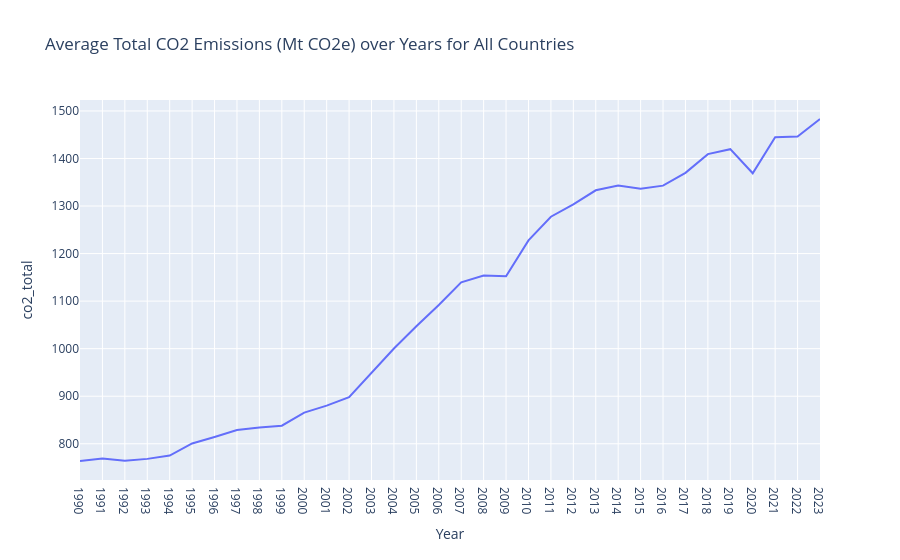

The code cell stored with this chart in its notebook:
### Code cell
# total co2 emissions mt co2e tone plot of all countries over years by plotly 
# Carbon dioxide (CO2) emissions (total) excludi..
avg_total_co2_df = merged_df.groupby('Year')['co2_total'].mean().reset_index()
fig = pl.line(avg_total_co2_df, x='Year', y='co2_total',
                title='Average Total CO2 Emissions (Mt CO2e) over Years for All Countries')
fig.show()

### Figure 1 — Plotly figure (JSON) as saved in the notebook; plotly's stock layout.template omitted (floating-point values rounded to 4 significant figures)
{"data": [{"hovertemplate": "Year=%{x}<br>co2_total=%{y}<extra></extra>", "legendgroup": "", "line": {"color": "#636efa", "dash": "solid"}, "marker": {"symbol": "circle"}, "mode": "lines", "name": "", "orientation": "v", "showlegend": false, "type": "scatter", "x": ["1990", "1991", "1992", "1993", "1994", "1995", "1996", "1997", "1998", "1999", "2000", "2001", "2002", "2003", "2004", "2005", "2006", "2007", "2008", "2009", "2010", "2011", "2012", "2013", "2014", "2015", "2016", "2017", "2018", "2019", "2020", "2021", "2022", "2023"], "xaxis": "x", "y": [763.7, 769.1, 764.1, 768.2, 775.1, 800.6, 814.3, 829.0, 834.3, 837.9, 865.5, 880.1, 898.0, 948.5, 1000.0, 1047.0, 1092.0, 1140.0, 1154.0, 1152.0, 1228.0, 1278.0, 1303.0, 1333.0, 1343.0, 1336.0, 1343.0, 1370.0, 1409.0, 1420.0, 1369.0, 1445.0, 1446.0, 1483.0], "yaxis": "y"}], "layout": {"legend": {"tracegroupgap": 0}, "title": {"text": "Average Total CO2 Emissions (Mt CO2e) over Years for All Countries"}, "xaxis": {"anchor": "y", "domain": [0, 1], "title": {"text": "Year"}}, "yaxis": {"anchor": "x", "domain": [0, 1], "title": {"text": "co2_total"}}}}
